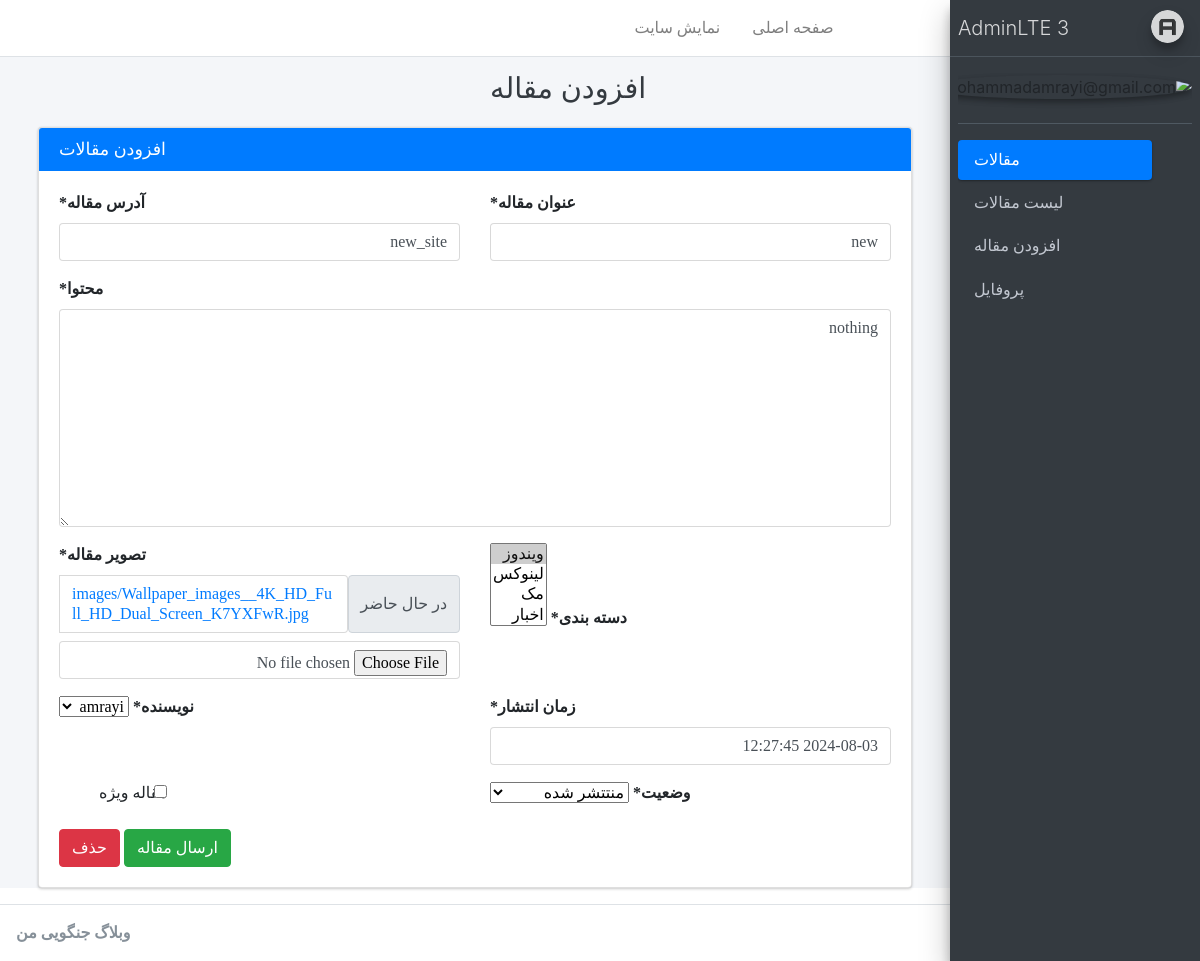
The page /account/article/update/1 (signed in) on the database as committed earlier.
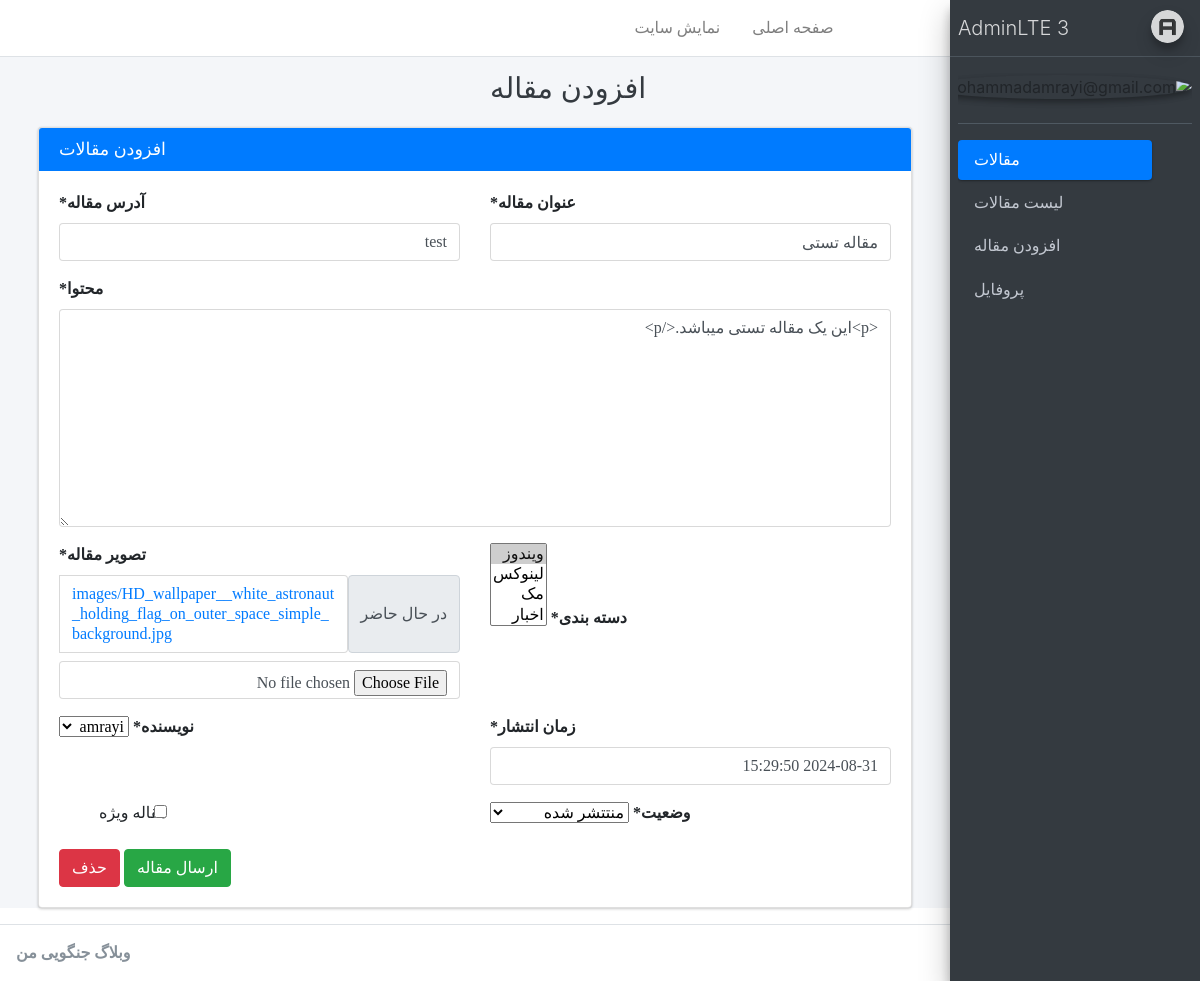
The same page on the database as committed later.
### blog/models.py (models this page shows, shortened)
class Article(models.Model):
    STATUS_CHOICES = {
        ('d', 'پیش نویس'),
        ('p', 'منتتشر شده'),
        ('i', 'در حال بررسی'),
        ('b', 'برگشت داده شده'),
    }
    author = models.ForeignKey(User, null=True, on_delete= models.SET_NULL, related_name='articles', verbose_name= 'نویسنده')
    title = models.CharField(max_length= 200, verbose_name ="عنوان مقاله")
    slug = models.SlugField(max_length= 100, unique= True, verbose_name ="آدرس مقاله")
    category = models.ManyToManyField(Category, verbose_name="دسته بندی", related_name='articles')
    description = models.TextField(verbose_name ="محتوا")
    thumnale = models.ImageField(upload_to= "images", verbose_name ="تصویر مقاله")
    publish = models.DateTimeField(default= timezone.now, verbose_name ="زمان انتشار")
    created = models.DateTimeField(auto_now_add=True)
    updated = models.DateTimeField(auto_now=True, verbose_name ="")
    is_special = models.BooleanField(default= False, verbose_name="مقاله ویژه")
    status = models.CharField(max_length= 1, choices=STATUS_CHOICES, verbose_name ="وضعیت")
    comments = GenericRelation(Comment)
    def jpublish(self):
        return jalali_converter(self.publish)
    jpublish.short_description = "زمان امروز"
    def thumbnail_tag(self):
        return format_html("<img width=100 height= 75 style= 'border-radius: 5px' src='{}'>".format(self.thumnale.url))
    thumbnail_tag.short_description = "عکس"
    def category_to_str(self):
        return ", ".join([category.title for category in self.category.active()])
    category_to_str.short_description = "دسته بندی"
    objects = ArticleManager()

### account/views.py (the view)
# urls.py: path('article/update/<int:pk>', ArticleUpdate.as_view(), name= 'article-update'),
class ArticleUpdate(AuthorAccessMixin, FormValidMixin ,FieldsMixin, UpdateView):
    model = Article
    template_name = "registration/article_create_update.html"

### account/mixins.py (called while the page is built)
    def dispatch(self, request, *args, **kwargs):
        self.fields = ["title","slug","category","description","thumnale","publish","is_special","status"]
        if request.user.is_superuser:
            self.fields.append("author")
        return super().dispatch(request, *args, **kwargs)

    def dispatch(self, request,*args, **kwargs):
        if request.user.is_superuser or request.user.is_auther:
            return super().dispatch(request, *args, **kwargs)
        else:
            raise Http404("You can't see this page.")

### blog/models.py (called while the page is built)
    def __str__(self):
        return self.title

### blog/templatetags/base_tags.py (called while the page is built)
@register.inclusion_tag('registration/partials/link.html')
def link(request, link_name, content, classes):
    return {
        'requset': request,
        'link_name': link_name,
        'link': 'account:{}'.format(link_name),
        'content': content,
        'classes': classes,
    }

### templates/registration/article_create_update.html (shortened to what this page needs)
{% extends 'registration/base.html' %}
{% load crispy_forms_tags %}
    {% block title %}{% block title-meta %}
        افزودن مقاله
    {% endblock %}{% endblock %}
{% block main %}
<div class="col-md-12">
    <div class="card card-primary" style="font-family: Sahel;">
        <div class="card-header">
            <h3 class="card-title mb-0 float-left">افزودن مقالات</h3>
        </div>
        <div class="card-body">
            <form method="post" enctype="multipart/form-data">{% csrf_token %}
                <div class="row">
                    <div class="col-6">
                        {{ form.title|as_crispy_field }}
                    </div>
                    <div class="col-6">
                        {{ form.slug|as_crispy_field }}
                    </div>
                    <div class="col-12">
                        {{ form.description|as_crispy_field }}
                    </div>
                    <div class="col-6">
                        {{ form.category|as_crispy_field }}
                    </div>
                    <div class="col-6">
                        {{ form.thumnale|as_crispy_field }}
                    </div>
                    <div class="col-6">
                        {{ form.publish|as_crispy_field }}
                    </div>
                    {% if user.is_superuser %}
                        <div class="col-6">
                            {{ form.author|as_crispy_field }}
                        </div>
                        <div class="col-6">
                            {{ form.status|as_crispy_field }}
                        </div>
                    {% endif %}
                    <div class="col-6">
                        {{ form.is_special|as_crispy_field }}
                    </div>
                </div>
                <button class="btn btn-success">ارسال مقاله</button>
                {% if user.is_superuser and request.resolver_match.kwargs.pk %}
                    <a href="{% url 'account:article-delete' request.resolver_match.kwargs.pk %}" class="btn btn-danger">حذف</a>
                {% endif %}
            </form>
        </div>
    </div>
</div>
{% endblock %}

Rows that differ between the two databases and show on the page:
changed Article "amrayi": title "new" → "مقاله تستی"; slug "new_site" → "test"; description "nothing" → "<p>این یک مقاله تستی میباشد.</p>"; publish "2024-08-03 12:27:45" → "2024-08-31 15:29:50"
Other text that changed with them:
text no longer shown: "تصویر مقاله * در حال حاضر images/Wallpaper_images__4K_HD_Full_HD_Dual_Screen_K7YXFwR.jpg"
text now shown: "تصویر مقاله * در حال حاضر images/HD_wallpaper__white_astronaut_holding_flag_on_outer_space_simple_background.jpg"
